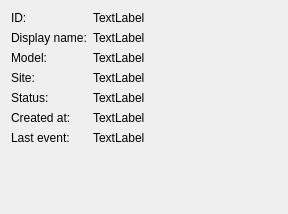
<?xml version="1.0" encoding="UTF-8"?>
<ui version="4.0">
 <class>DetailView</class>
 <widget class="QWidget" name="DetailView">
  <property name="geometry">
   <rect>
    <x>0</x>
    <y>0</y>
    <width>288</width>
    <height>214</height>
   </rect>
  </property>
  <property name="windowTitle">
   <string>Form</string>
  </property>
  <layout class="QFormLayout" name="formLayout">
   <item row="0" column="0">
    <widget class="QLabel" name="label">
     <property name="text">
      <string>ID:</string>
     </property>
    </widget>
   </item>
   <item row="0" column="1">
    <widget class="QLabel" name="label_2">
     <property name="text">
      <string>TextLabel</string>
     </property>
    </widget>
   </item>
   <item row="1" column="0">
    <widget class="QLabel" name="label_3">
     <property name="text">
      <string>Display name:</string>
     </property>
    </widget>
   </item>
   <item row="1" column="1">
    <widget class="QLabel" name="label_4">
     <property name="text">
      <string>TextLabel</string>
     </property>
    </widget>
   </item>
   <item row="2" column="0">
    <widget class="QLabel" name="label_5">
     <property name="text">
      <string>Model:</string>
     </property>
    </widget>
   </item>
   <item row="2" column="1">
    <widget class="QLabel" name="label_10">
     <property name="text">
      <string>TextLabel</string>
     </property>
    </widget>
   </item>
   <item row="3" column="0">
    <widget class="QLabel" name="label_6">
     <property name="text">
      <string>Site:</string>
     </property>
    </widget>
   </item>
   <item row="3" column="1">
    <widget class="QLabel" name="label_11">
     <property name="text">
      <string>TextLabel</string>
     </property>
    </widget>
   </item>
   <item row="4" column="0">
    <widget class="QLabel" name="label_7">
     <property name="text">
      <string>Status:</string>
     </property>
    </widget>
   </item>
   <item row="4" column="1">
    <widget class="QLabel" name="label_12">
     <property name="text">
      <string>TextLabel</string>
     </property>
    </widget>
   </item>
   <item row="5" column="0">
    <widget class="QLabel" name="label_8">
     <property name="text">
      <string>Created at:</string>
     </property>
    </widget>
   </item>
   <item row="5" column="1">
    <widget class="QLabel" name="label_13">
     <property name="text">
      <string>TextLabel</string>
     </property>
    </widget>
   </item>
   <item row="6" column="0">
    <widget class="QLabel" name="label_9">
     <property name="text">
      <string>Last event:</string>
     </property>
    </widget>
   </item>
   <item row="6" column="1">
    <widget class="QLabel" name="label_14">
     <property name="text">
      <string>TextLabel</string>
     </property>
    </widget>
   </item>
  </layout>
 </widget>
 <resources/>
 <connections/>
</ui>
